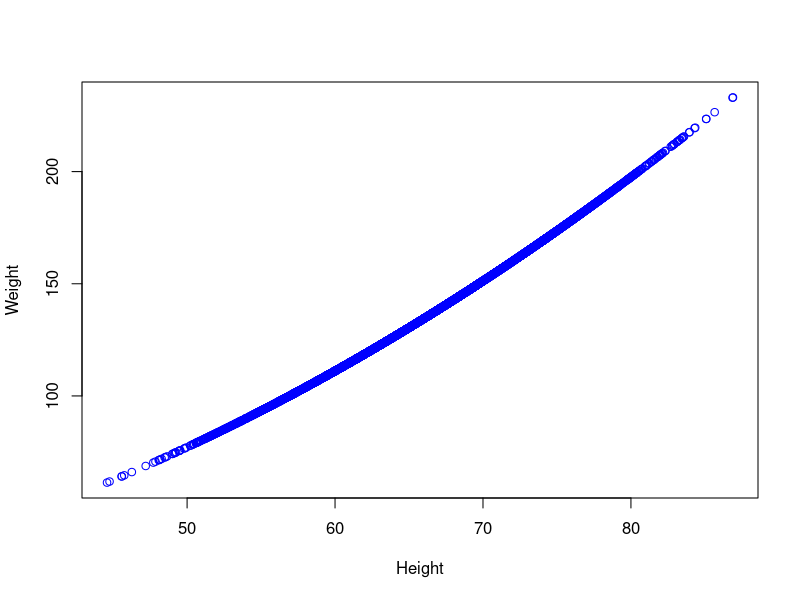

Write R code to recreate this figure. (Note: this script raises an error after producing the figure.)

#  BMI concepts:
#  BMI = weight / height^2
#  BMI = kilograms / meters^2  
#  BMI = ( pounds / inches^2 ) * 703
#  "healthy BMI" = 18.5 - 24.9
#  "ideal.bmi" (not true) (18.5+24.9)/2 =21.7


#========================================================


ideal.bmi <- 21.7

height.mean <- 66
height.sd   <-  6

weight.mean <- 130
weight.sd   <-  20


sim.height <- rnorm(10000,mean=height.mean,sd=height.sd)
sim.weight <- ideal.bmi *  sim.height^2  / 703 



height_weight_plot <- function(myCol="blue"){
  plot(sim.height,sim.weight,
       xlab="Height",
       ylab="Weight",
       col=myCol)
}

height_weight_plot()


#--------------------------------------------------------------------------


ideal.bmi.sd <- 1.8
sim.weight  <-    rnorm(N,ideal.bmi,ideal.bmi.sd) *  sim.height^2  / 703 

sim.plot()

